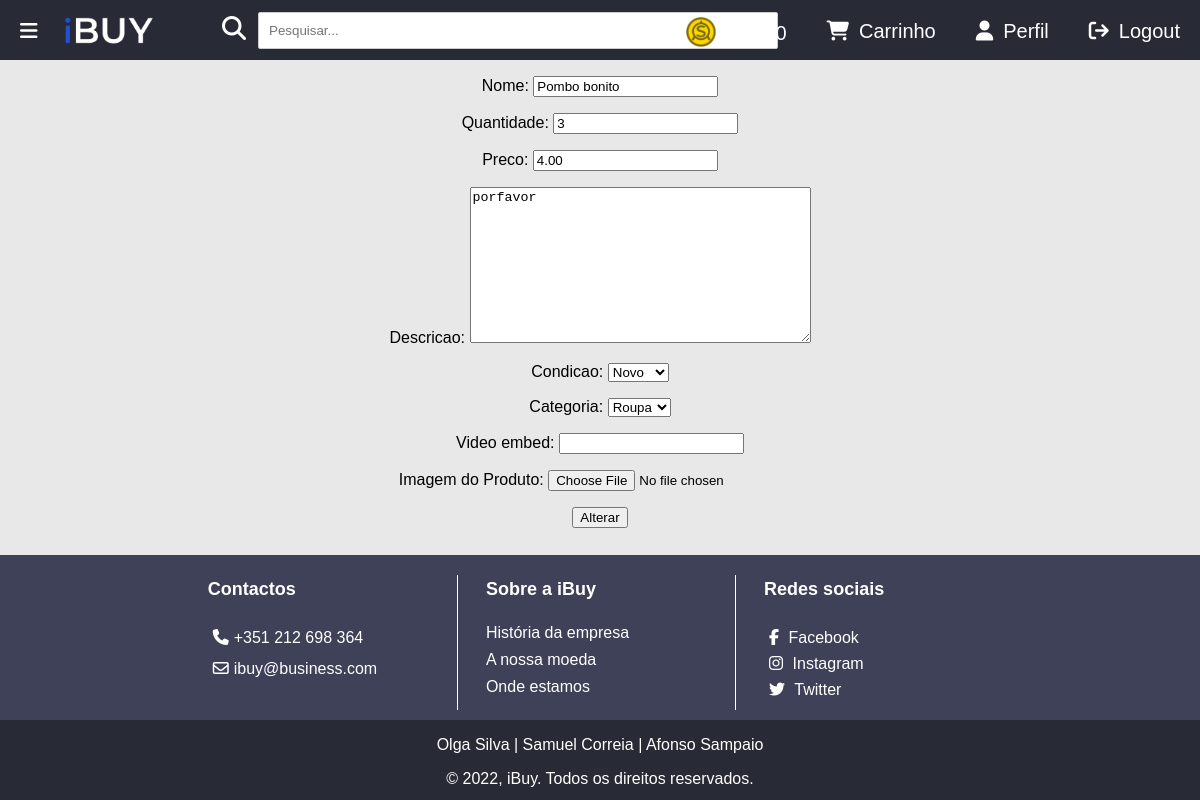
Screenshot of /ibuy/produto/11/alterarproduto (signed in) with the database file from the repository.
### ibuy/models.py (models this page shows, shortened)
class Utilizador(models.Model):
    user = models.OneToOneField(User, on_delete=models.CASCADE)
    imagem = models.CharField(max_length=100, default='utilizador.png')
    credito = models.DecimalField(max_digits=6, decimal_places=2, default=0.00)

class Produto(models.Model):
    user = models.ForeignKey(User, on_delete=models.CASCADE, default="")
    likes = models.ManyToManyField(User, related_name='likes')
    nome = models.CharField(max_length=100)
    categoria = models.ForeignKey(Categoria, on_delete=models.CASCADE, default="", related_name="Categoria")
    quantidade = models.IntegerField(default=0)
    descricao = models.TextField()  # mudar
    preco = models.DecimalField(max_digits=6, decimal_places=2, default=0.00)
    imagem = models.CharField(max_length=100, default='produto.png')
    video_embed = models.CharField(max_length=1000, blank=True)
    NOVO = 'novo'
    USADO = 'usado'
    OPCOES_CONDICAO = (
        (NOVO, 'Novo'),
        (USADO, 'Usado'),
    )
    condicao = models.CharField(choices=OPCOES_CONDICAO, default=NOVO, max_length=100)

### ibuy/views.py (the view)
# urls.py: path('produto/<int:produto_id>/alterarproduto', views.alterarproduto, name='alterarproduto'),
@login_required(login_url=reverse_lazy('ibuy:loginuser'))
def alterarproduto(request, produto_id):
    produto = get_object_or_404(Produto, pk=produto_id)
    if not (request.user.is_superuser or request.user.id == produto.user_id):
        return loginuser(request)
    if request.method == 'POST':
        nome = request.POST['nome']
        quantidade = request.POST['quantidade']
        preco = request.POST['preco']
        descricao = request.POST['descricao']
        condicao = request.POST['condicao']
        categoria_id = request.POST['categoria']
        categoria = get_object_or_404(Categoria, pk=categoria_id)
        image = request.FILES.get('img_produto', False)
        video_embed = request.POST['video_embed']
        if not (nome and quantidade and preco and descricao and condicao and categoria):
            return render(request, 'ibuy/alterarproduto.html',
                          {'form': ProdutoForm, 'error_message': "Não preencheu todos os campos!"})
        produto = get_object_or_404(Produto, pk=produto_id)
        produto.nome = nome
        produto.quantidade = quantidade
        produto.preco = preco
        produto.descricao = descricao
        produto.condicao = condicao
        produto.categoria = categoria
        produto.video_embed = video_embed
        if image:
            FileSystemStorage().delete('images/produto/' + produto.imagem)
            nome_imagem = str(produto.id) + '.' + image.name.split('.')[1]
            FileSystemStorage().save('images/produto/' + nome_imagem, image)
            produto.imagem = nome_imagem
        produto.save()
        return produtoview(request, produto_id)
    else:
        produto = get_object_or_404(Produto, pk=produto_id)
        form = ProdutoForm(instance=produto)
        context = {
            'produto': produto,
            'form': form,
        }
        return render(request, 'ibuy/alterarproduto.html', context)

### ibuy/forms.py
class ProdutoForm(forms.ModelForm):
    img_produto = forms.ImageField(label='Imagem do Produto', required=False)
    class Meta:
        model = Produto
        fields = ['nome', 'quantidade', 'preco', 'descricao', 'condicao', 'categoria', 'video_embed', 'img_produto']

### ibuy/models.py (called while the page is built)
    def __str__(self):
        return self.tipo

### ibuy/templates/ibuy/alterarproduto.html (shortened to what this page needs)
{% extends "ibuy/index.html" %}
{% load static %}
{% block content %}
    <form action="{% url 'ibuy:alterarproduto' produto.id %}" enctype="multipart/form-data" method="post">
    {{ form.as_p }}
    <input type="submit" value="Alterar"/>
    </form>
<br>
{% endblock %}

### ibuy/templates/ibuy/index.html (shortened to what this page needs)
<!DOCTYPE html>
<html lang="en">
<head>
    {% load static %}
    <link rel="stylesheet" type="text/css" href="{% static 'ibuy/style.css' %}"/>
</head>
<body>
<section class="page-wrap">
    <header>
        <section class="open-sidebar-btn">
            <a href="#" id="menu-btn">
                <i class="fa fa-bars" aria-hidden="true"></i>
            </a>
        </section>
        <section class="logo">
            <a href="{% url 'ibuy:index' %}"><img src="{% static 'ibuy/images/LOGO-IBUY-White-Trans.gif' %}"
                                                  alt="Logo iBuy" height="50"></a>
        </section>
        <section class="search">
            <i id="search-symbol" class="fa-solid fa-magnifying-glass fa-xl"></i>
            <form method="get" id="search-form" action="{% url 'ibuy:index' %}">
                <input id="search-text" name="pesquisa" type="text" placeholder="Pesquisar...">
            </form>
        </section>
        <section class="header-btns">
            {% if request.user.is_authenticated %}
            <a href="{% url 'ibuy:logoutview' %}" class="header-btns-link"><i class="fa-solid fa-arrow-right-from-bracket" id="logout-btn"></i>Logout</a>
            <a href="{% url 'ibuy:perfil' request.user.id %}" class="header-btns-link"><i class="fa-solid fa-user"></i></i>Perfil</a>
            {% else %}
            <a href="{% url 'ibuy:loginuser' %}" class="header-btns-link"><i class="fa-solid fa-arrow-right-to-bracket"></i>Login</a>
            {% endif %}
            {% if request.user.is_authenticated and not request.user.is_superuser %}
            <a href="{% url 'ibuy:carrinho' %}" class="header-btns-link"><i class="fa-solid fa-cart-shopping"></i>Carrinho</a>
            <a href="{% url 'ibuy:utilizadores' %}" id="testes">
                <img src="{% static 'ibuy/images/coin.png' %}" alt="Moeda do website" width="30"
                     id="img-coin"/>
                {{ request.user.utilizador.credito }}
            </a>
            {% endif %}
        </section>
    </header>
    <section class="content-wrap">
        {% block content %}{% endblock %}
    </section>
    <footer>
        <section class="upper-footer-wrap">
            <section class="upper-footer-wrap-content">
                <section class="upper-footer-wrap-left">
                    <section class="upper-footer-wrap-left-text">
                        <h4>Contactos</h4>
                        <p><i class="fa-solid fa-phone"></i>+351 212 698 364</p>
                        <p><i class="fa-regular fa-envelope"></i>ibuy@business.com</p>
                    </section>
                </section>
                <section class="upper-footer-wrap-mid">
                    <section class="upper-footer-wrap-mid-text">
                        <h4>Sobre a iBuy</h4>
                        <p><a href="{% url 'ibuy:historiaempresa' %}">História da empresa</a></p>
                        <p><a href="">A nossa moeda</a></p>
                        <p><a href="{% url 'ibuy:ondeestamos' %}">Onde estamos</a></p>
                    </section>
                </section>
                <section class="upper-footer-wrap-right">
                    <section class="upper-footer-wrap-right-text">
                        <h4>Redes sociais</h4>
                        <a href="https://m.facebook.com/samco2k?_rdr" target="_blank"><i
                                class="fa-brands fa-facebook-f"></i> Facebook</a><br>
                        <a href="https://www.instagram.com/opombosilva/" target="_blank"><i
                                class="fa-brands fa-instagram"></i> Instagram</a><br>
                        <a href="https://twitter.com/uhfonso" target="_blank"><i class="fa-brands fa-twitter"></i>
                            Twitter</a><br>
                    </section>
                </section>
            </section>
        </section>
        <section class="lower-footer-wrap">
            <p>Olga Silva | Samuel Correia | Afonso Sampaio</p>
            <p>&copy; 2022, iBuy. Todos os direitos reservados.</p>
        </section>
    </footer>
</section>
</body>
</html>

### ibuy/static/ibuy/style.css (style rules this page uses)
html, body { font-family: sans-serif; margin: 0; padding: 0; background-color: #E8E8E8; overflow-x: hidden; }
.page-wrap { position: relative; min-height: 100vh; overflow: hidden; }
.content-wrap { width: 60%; padding-left: 20%; padding-right: 20%; padding-bottom: 245px; }
footer .upper-footer-wrap, footer .lower-footer-wrap { width: 100%; position: absolute; color: white; }
footer h4 { font-weight: bold; font-size: 18px; }
.upper-footer-wrap { bottom: 80px; height: 160px; background-color: #3e4157; padding-bottom: 0.4%; }
.lower-footer-wrap { bottom: 0; height: 80px; background-color: #282A35; text-align: center; }
.upper-footer-wrap-content { width: 70%; padding-left: 15%; padding-right: 15%; height: 160px; margin: 0 auto; }
.upper-footer-wrap-content a:link { text-decoration: none; color: inherit; }
.upper-footer-wrap-left, .upper-footer-wrap-mid, .upper-footer-wrap-right { float:left; width: 33%; text-align: left; }
.upper-footer-wrap-left-text, .upper-footer-wrap-mid-text, .upper-footer-wrap-right-text { margin: 0 auto; padding-left: 10%; }
.upper-footer-wrap-mid-text p { margin: 0 0 9px; }
.upper-footer-wrap-left-text p { margin: 0 0 5px; }
.upper-footer-wrap i { padding: 5px; }
header { height: 60px; background-color: #282A35 !important; overflow: hidden; }
.open-sidebar-btn { float: left; margin: 20px; font-size: 20px; color: white !important; text-align: center; text-decoration: none; }
.open-sidebar-btn a { text-decoration: none; color: inherit; }
.header-btns-link { float: right; color: white !important; text-align: center; padding: 20px 20px; text-decoration: none; font-size: 20px; }
.header-btns i { padding-right: 10px; }
.header-btns { height: 60px; margin-top: 0; float: right; }
#testes { color: white; text-decoration: none; padding: 25px 20px; font-size: 20px; }
#img-coin { position: relative; padding-top: 10px; top: 12%; padding-right: 4px; }
.logo a { padding-top: 6px; display: block; float: left; text-decoration: none; color: inherit; }
#search-text { width: 250%; padding: 10px 10px; margin:0; border: 1px solid #ccc; border-radius: 2px; }
#search-form { float: left; padding-top: 12px; }
#search-symbol { margin: 12px; padding-top: 16px; float: left; color: white; }
.search { margin-left: 17.5%; }
form { text-align: center; }

### rows the page displays
Produto: nome "Pombo bonito", quantidade "3", preco "4.00", descricao "porfavor", condicao "Novo", categoria "Roupa"

### other values shown
{{ request.user.utilizador.credito }} "400.00"
